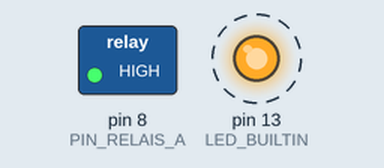
Bench run of a program on a simulated Arduino Uno, built with avr-gcc and run on an emulated ATmega328P. On the bench: switched loads named in the program (green lamp = pin HIGH), output pins drawn as LEDs (lit = HIGH). Dashed ring = blinking.

Above: at 10.1 s.
Timing chart, 0 to 13.0 s (numbered marks = the images above):
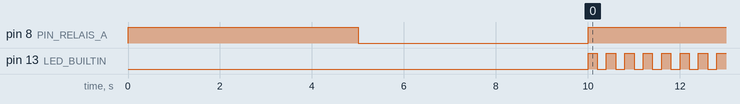

Measured:
- by itself, pin 13 (LED_BUILTIN): alternates HIGH for 0.20 s and LOW for 0.20 s

The program:

main.cpp
```cpp
#include <Arduino.h>

#define PIN_RELAIS_A  8

// Funktion für Signal-LED-Steuerung
void blink(uint8_t pin, byte repeat, int ms = 200);

/*

 Relais 5V/230V Raspberry Pi Modul Channel Relay Arduino

 - 5V Relais Modul 1-Kanal
 - 5 Volt 1-Kanal-Relais-Schnittstellenkarte
 - zur Steuerung von Verbrauchern bis 230 Volt
 - Verbrauch 50-60mA.
 - Hochstrom-Relais: AC250V 10A; DC30V 10A.
 - LED zur Statusanzeige welcher Ausgang aktiv ist

  Relais-Module mit Low-Level-Trigger schalten, sobald am Anschluss-PIN
  LOW anliegt. Soll bei der Initialisierung des Moduls KEIN Schaltvorgang
  ausgelöst werden, muss der Anschluss-PIN auf HIGH gesetzt werden.

 */
void relais_init(uint8_t pin, bool low_level_trigger = false);
void relais_switch(uint8_t pin, int level);

/**
 * Arduino SETUP Procedure.
 *
 */
void setup() {
  pinMode(LED_BUILTIN, OUTPUT);
  digitalWrite(LED_BUILTIN, LOW);

  relais_init(PIN_RELAIS_A, true);     // LLT-Relais initialisieren (AUS => HIGH)
  delay(5000);
  relais_switch(PIN_RELAIS_A, LOW);    // AN bei LLT-Relais
  delay(5000);
  relais_switch(PIN_RELAIS_A, HIGH);   // AUS bei LLT-Relais
}

/**
 * Arduino LOOP Procedure.
 *
 */
void loop() {
  blink(LED_BUILTIN, 1, 200);
}


/**
 * Lässt eine LED an PIN pin repeat-mal blinken.
 */
void blink(uint8_t pin, byte repeat, int ms = 200) {
  for (byte i = 0; i < repeat; i++)
  {
    digitalWrite(pin, HIGH);
    delay(ms);
    digitalWrite(pin, LOW);
    delay(ms);
  }
}

/**
 * Initialisierung des Relais. Es werden HIGH- und LOW-Level-Trigger
 * Relaismodule unterstützt.
 */
void relais_init(uint8_t pin, bool low_level_trigger)
{
  // Anschluss-PIN als Ausgang setzen
  pinMode(pin, OUTPUT);

  // Low-Level-Trigger Module schalten beim Wechsel nach LOW
  if (low_level_trigger)
  {
    relais_switch(pin, HIGH);    // AUS
  }
  else
  {
    relais_switch(pin, LOW);     // AUS
  }
}

/**
 * Schaltet das Relaimodul an PIN pin auf LEVEL level.
 */
void relais_switch(uint8_t pin, int level)
{
  digitalWrite(pin, level);
}
```
